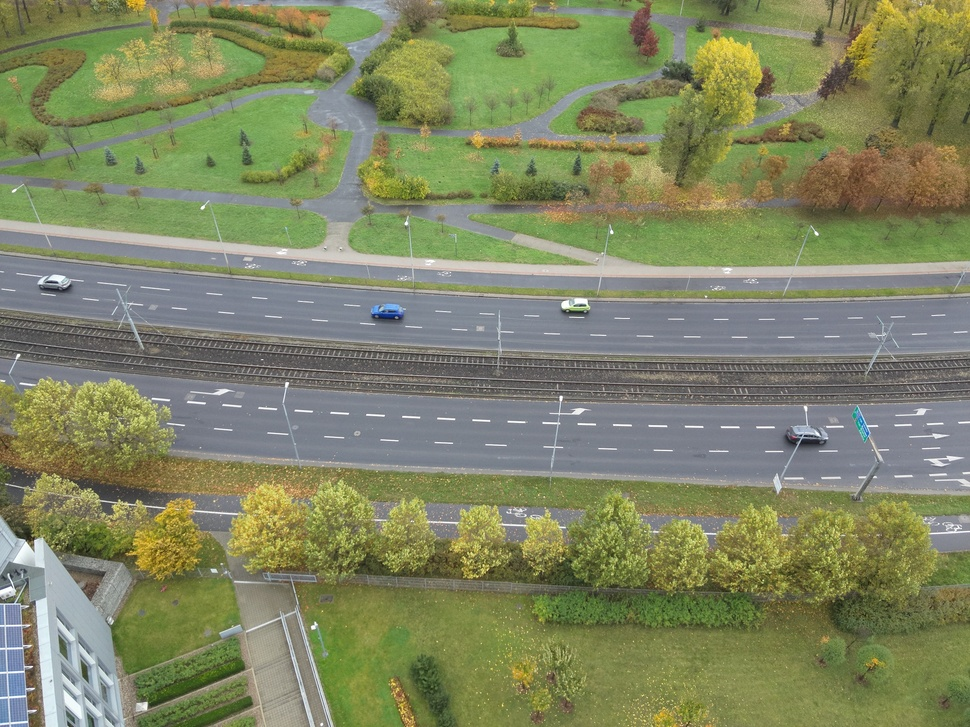
#> input picture images/image1.JPG, 970 x 727 px, shrunk from 2000 x 1500 before the run
$ python image_processor.py
#> lines starting #> are read from the running program, lines starting #| are printed output that depends on the picture; after the words box and inside, x2 and y2 are one past the last pixel; in counts of white or black regions, pixels touching at a corner belong together
### visualizer.py
import matplotlib.pyplot as plt


def plot_images_histograms(images, path):
    for i, image in enumerate(images):
        plt.hist(image.ravel(), bins=256, color='orange', )
        plt.hist(image[:, :, 0].ravel(), bins=256, color='red', alpha=0.5)
        plt.hist(image[:, :, 1].ravel(), bins=256, color='Green', alpha=0.5)
        plt.hist(image[:, :, 2].ravel(), bins=256, color='Blue', alpha=0.5)
        plt.xlabel('Intensity Value')
        plt.ylabel('Count')
        plt.legend(
            ['Total', 'Red_Channel', 'Green_Channel', 'Blue_Channel'])
        plt.savefig(f"{path}_{i}.JPG")
        plt.clf()


def save_images(images, path):
    if type(images) != list:
        plt.imsave(f"{path}.JPG", images)
        return None
    for i, image in enumerate(images):
        plt.imsave(f"{path}_{i}.JPG", image)

### image_processor.py
from skimage.morphology import binary_erosion, binary_opening
from visualizer import plot_images_histograms, save_images
import cv2
import numpy as np


image_paths = ["images/image1.JPG", "images/image2.JPG", "images/image3.JPG"]


def get_base_frame(images):
    return np.median(images, axis=0).astype(np.uint8)


def load_images(image_paths):
    return [cv2.cvtColor(cv2.imread(path), cv2.COLOR_BGR2RGB) for path in image_paths]
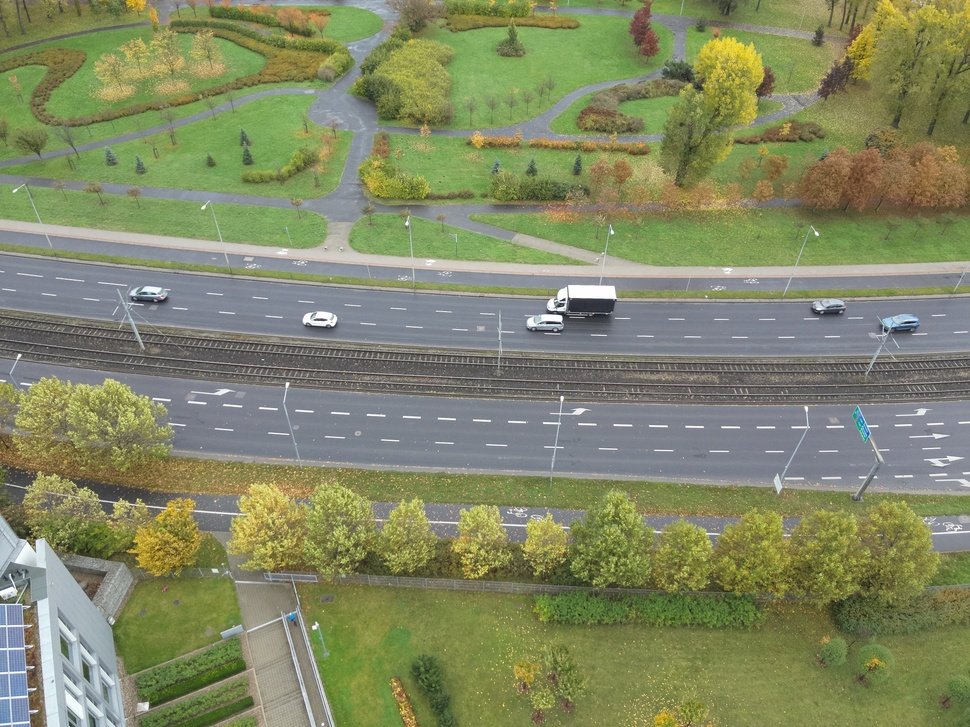
#> input picture images/image2.JPG, 970 x 727 px, shrunk from 2000 x 1500 before the run
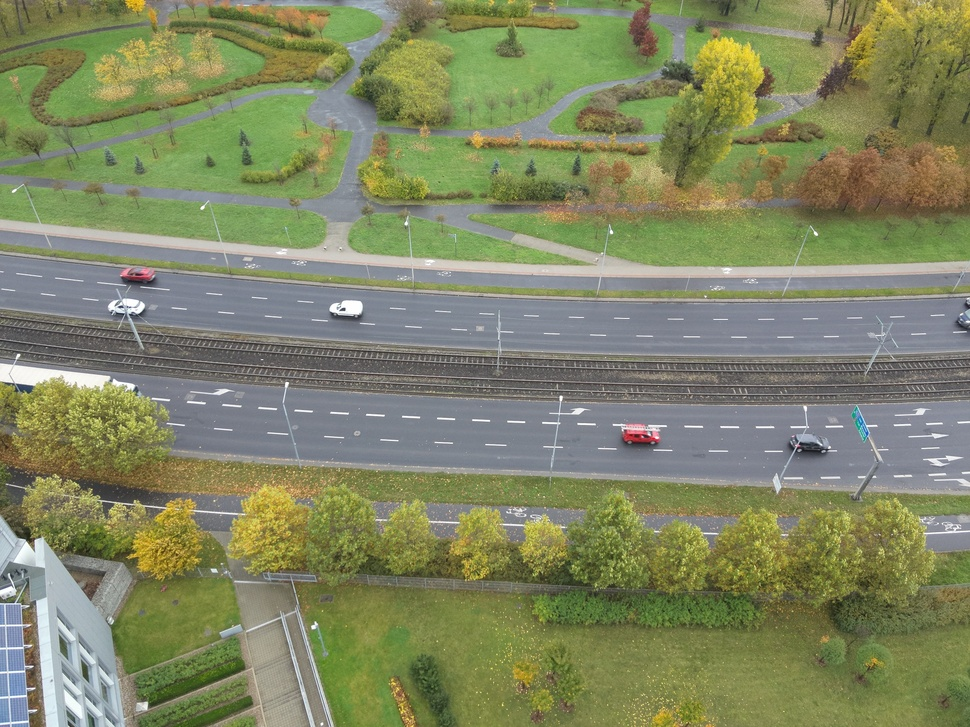
#> input picture images/image3.JPG, 970 x 727 px, shrunk from 2000 x 1500 before the run


def detect_cars(images):
    imamges_grey = [cv2.cvtColor(image, cv2.COLOR_RGB2GRAY)
                    for image in images]
#> imamges_grey = 3 items

    differences = [np.where(cv2.absdiff(image1, image2) > 64, 1, 0) for i, image1 in enumerate(
        imamges_grey) for j, image2 in enumerate(imamges_grey) if i < j]
#> differences = 3 items

    return [binary_opening(binary_erosion(binary_erosion(difference)))
            for difference in differences]


def enhance_differences(differences):
    return [np.where(cv2.dilate(difference.astype(np.uint8), np.ones(
        (37, 37), np.uint8), iterations=1) > 0, 1, 0) for difference in differences]


def get_connected_components(masks):
    return [cv2.connectedComponentsWithStats(
        mask.astype(np.uint8), 4) for mask in masks]


def calculate_average_car_pixel_value(differences, images):
    car_pixels = [np.where(diff[..., None], img, 0)
                  for diff, img in zip(differences, images)]
    return np.mean([np.mean(car, axis=(0, 1)) for car in car_pixels], axis=0) * 255


def get_difficult_areas(differences):
    difficult_areas = np.sum(differences, axis=0) / len(differences)
    return difficult_areas


def remove_cars(images):
    base_frame = get_base_frame(images)
    base_frame_without_cars = base_frame.copy()

    differences = detect_cars(images)
#> differences = 3 items
    average_car_pixel_value = calculate_average_car_pixel_value(
        differences, images)
#> average_car_pixel_value = [66.54, 68.06, 65.84]

    masks = enhance_differences(differences)
#> masks = 3 items
    connected_components = get_connected_components(masks)
#> connected_components = 3 items

    for i, connected_component in enumerate(connected_components):
        _, _, stats, _ = connected_component
        for j, stat in enumerate(stats[1:]):
            left, top, width, height, area = stat
            cars = [image[top:top+height, left:left+width] for image in images]
            save_images(np.concatenate(cars, axis=1), f"cars/car_{i}_{j}")

            base_frame_without_cars[top:top+height, left:left+width] = cars[np.argmin(
                [np.sum(image - np.full_like(image, fill_value=average_car_pixel_value)) for image in cars], axis=0)]
#> this loop made 3 passes
#> pass 1, in save_images, `plt.imsave(f"{path}.JPG", images)`:
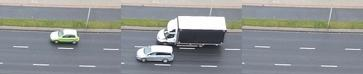
#> saved as car_0_0.JPG: shape (74, 363, 3); mean R, G, B 142.4, 145.4, 147.1
#> after the loop:
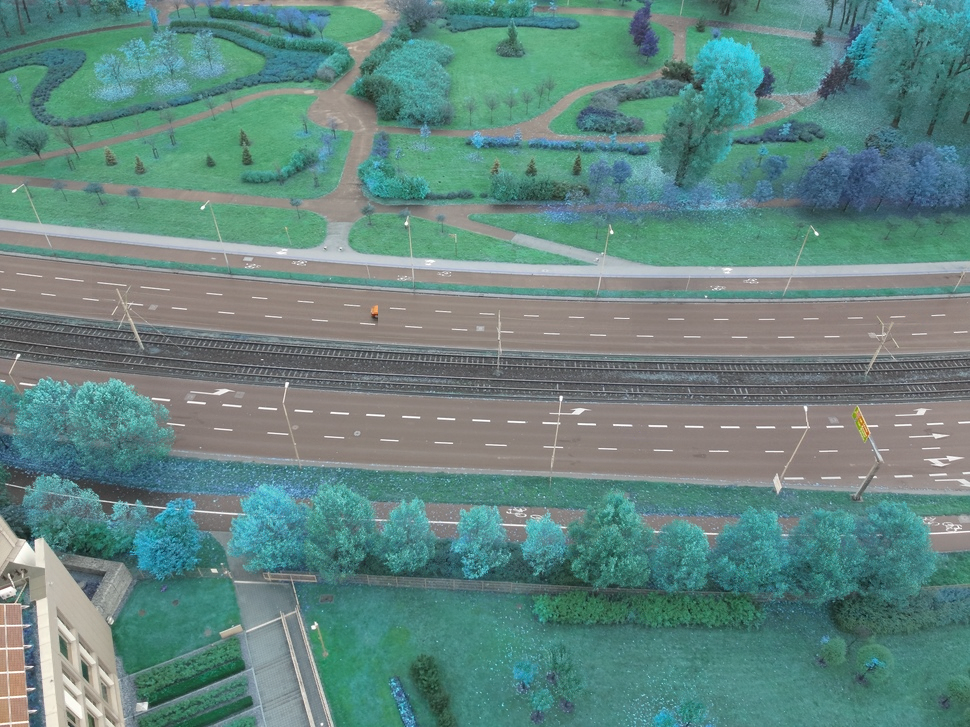
#> base_frame_without_cars: shape (727, 970, 3); mean B, G, R 128.4, 134.5, 99.2

    difficult_areas1 = enhance_differences([np.where(cv2.absdiff(cv2.cvtColor(
        base_frame, cv2.COLOR_RGB2GRAY), cv2.cvtColor(base_frame_without_cars, cv2.COLOR_RGB2GRAY)) > 64, 1, 0)])[0]
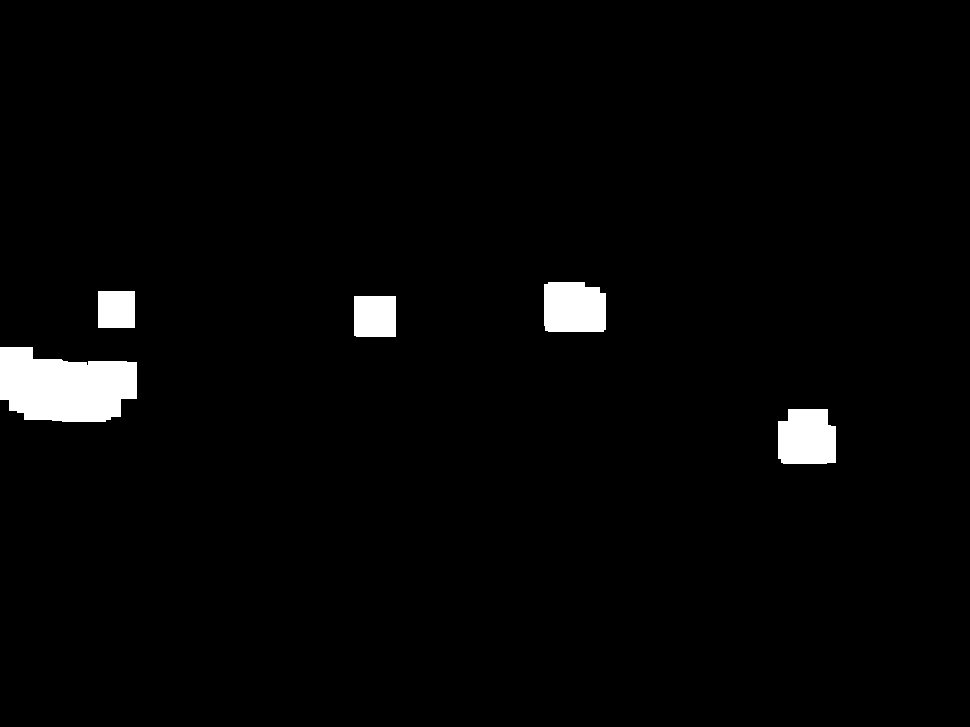
#> difficult_areas1: shape (727, 970) int64; values 0 (black) and 1 (white), 2.4% white; 5 white regions, box (x1, y1, x2, y2) and area: (0, 347, 137, 422) 8002, (544, 282, 606, 332) 2938, (778, 409, 836, 464) 2911, (354, 296, 396, 337) 1720, (98, 291, 135, 328) 1369
    difficult_areas2 = get_difficult_areas(differences)

    save_images(base_frame, "results/base_frame")
    plot_images_histograms(images, "results/histograms")
#> the loop in plot_images_histograms, `for i, image in enumerate(images):` made 3 passes
#> pass 1, in plot_images_histograms, `plt.savefig(f"{path}_{i}.JPG")`:
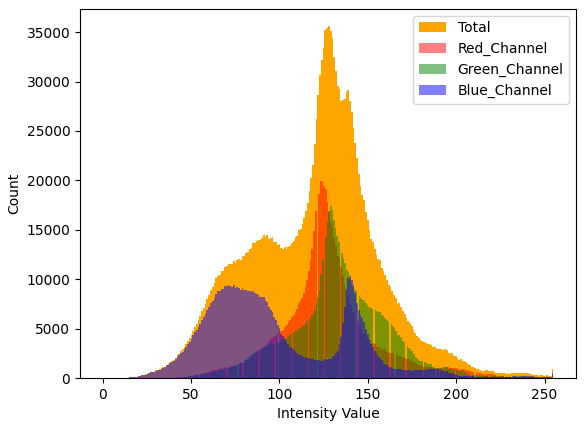
#> figure drawn by matplotlib, 1 panel; tallest bar 35598 high, from x = 127.5 to 128.5; tallest bar 19985 high, from x = 122.9 to 123.9; tallest bar 17379 high, from x = 128.7 to 129.6
    save_images(differences, "results/differences")
    save_images(difficult_areas1, 'results/difficult_areas1')
    save_images(difficult_areas2, 'results/difficult_areas2')
    save_images(masks, "results/masks")
#> the loop in save_images (call 17), `for i, image in enumerate(images):` made 3 passes
#> pass 2, in save_images (call 17), `plt.imsave(f"{path}_{i}.JPG", image)`:
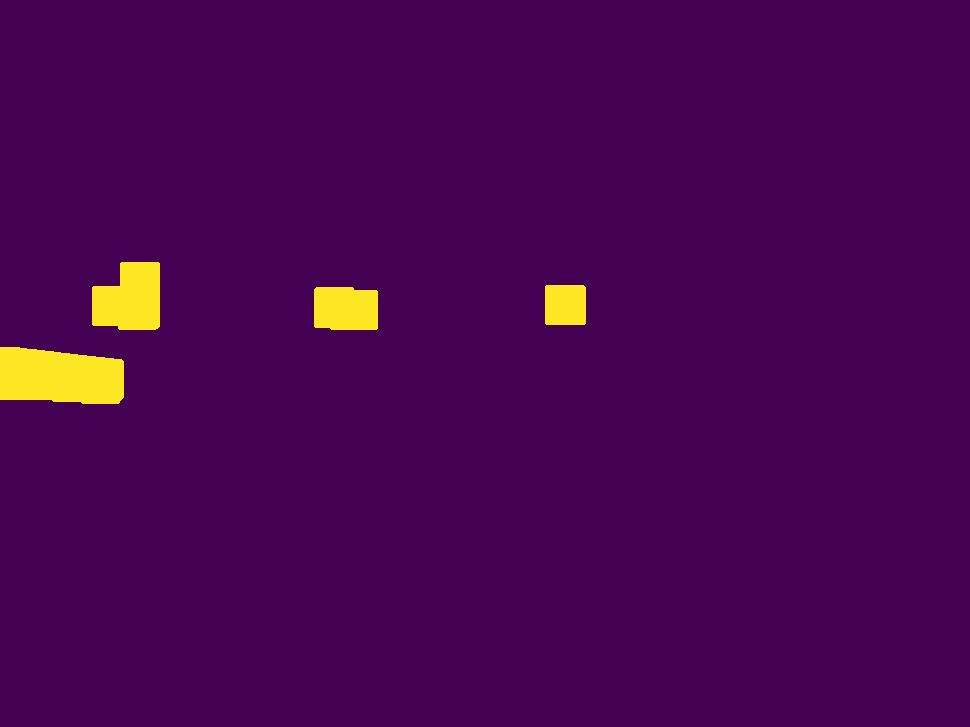
#> saved as masks_1.JPG: shape (727, 970, 3); mean R, G, B 71.7, 4.6, 82.1
    save_images(base_frame_without_cars, "results/base_frame_without_cars")


if __name__ == "__main__":
    remove_cars(load_images(image_paths))
